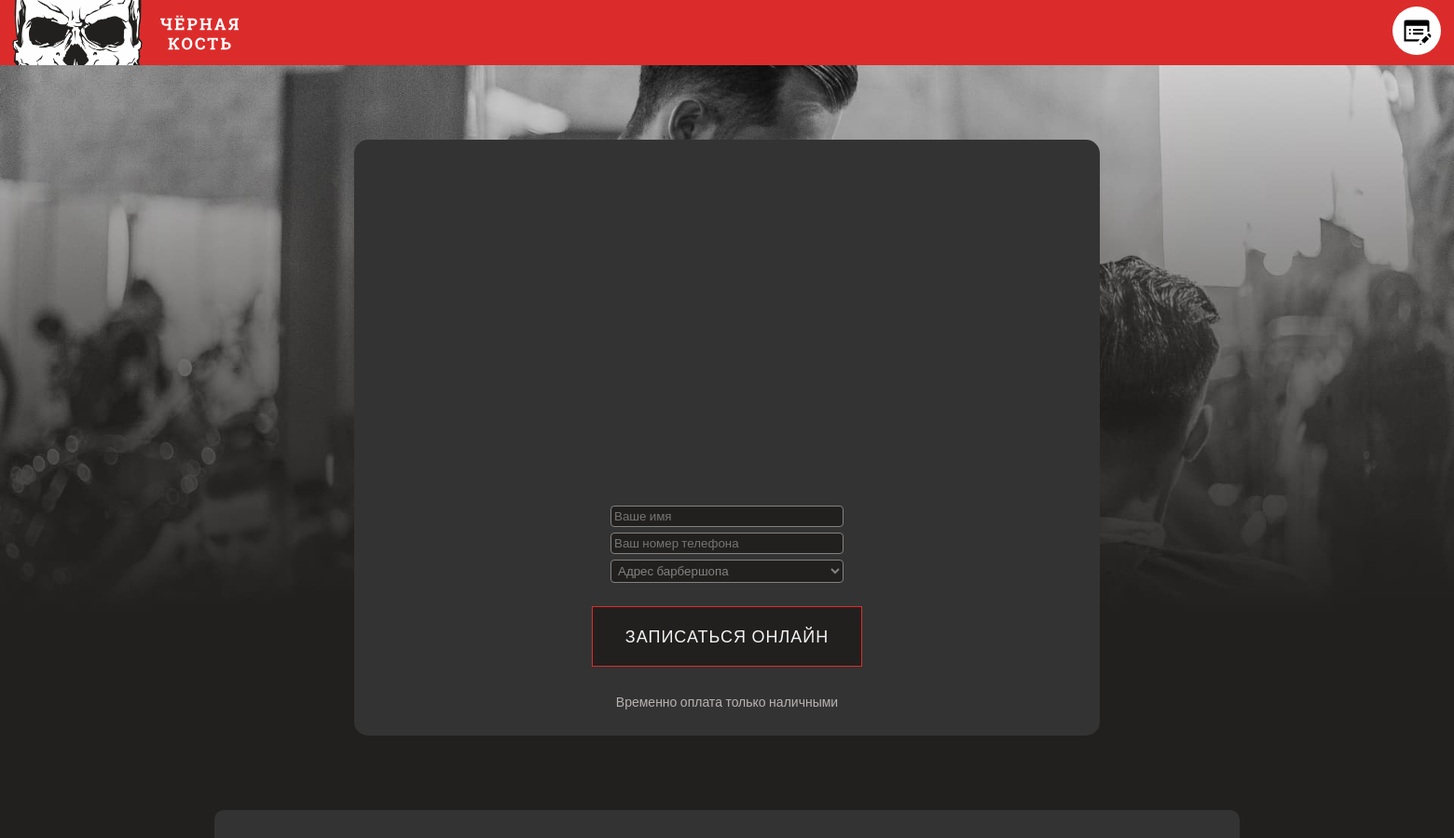
Before: / (upper part) with the older database file.
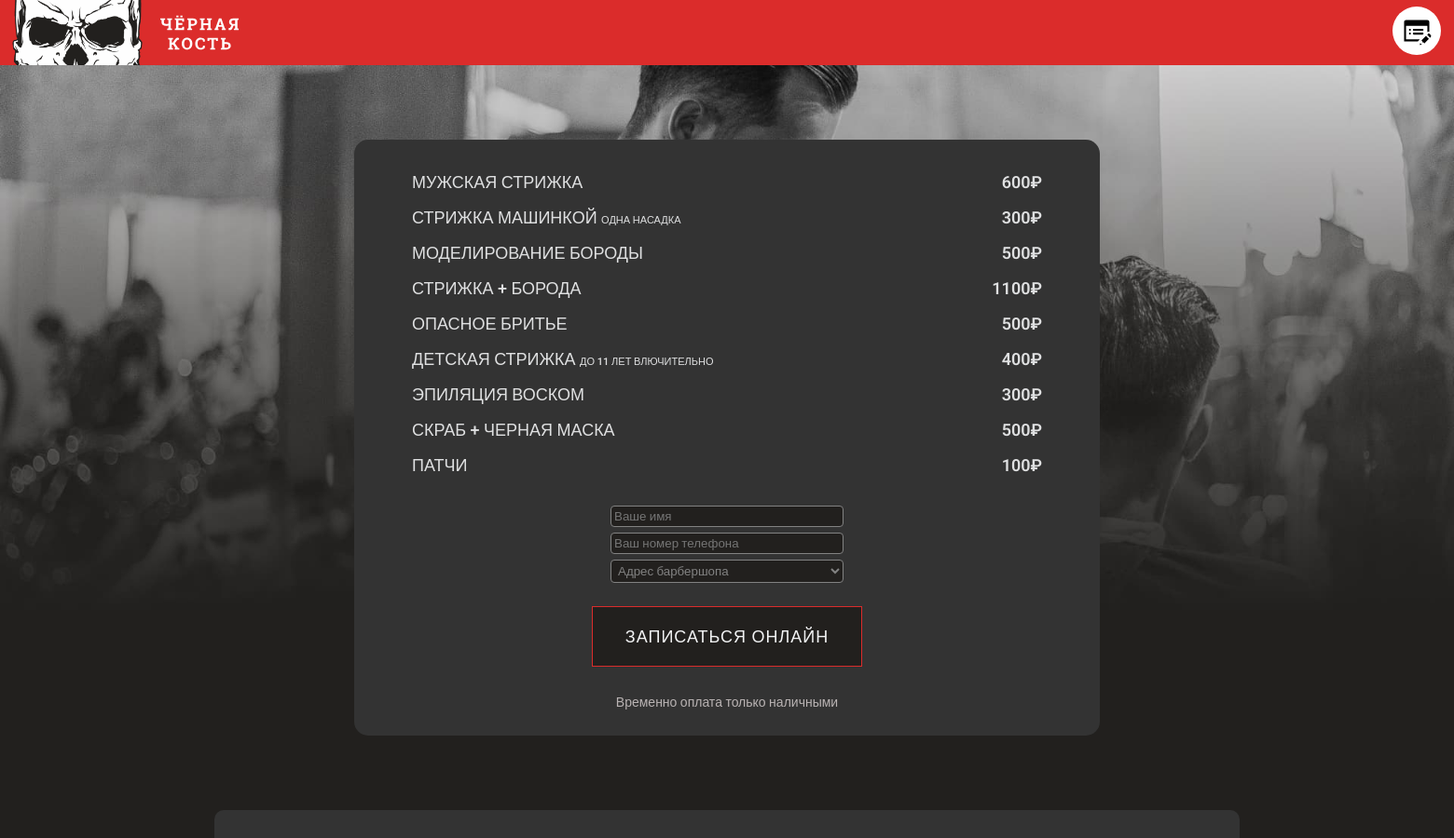
After: the same page with the newer database file.
### mainapp/models.py (models this page shows)
class Services(models.Model):
    title = models.CharField(max_length=200, verbose_name='title')
    price = models.CharField(max_length=8, verbose_name='price')
    note = models.CharField(max_length=100, verbose_name='note', null=True)

### mainapp/views.py (the view, shortened to what this page needs)
# urls.py: path('', mainpage, name='main'),
def mainpage(request):
    services = Services.objects.all()
    form = AppointmentForm()
    context = {
        'services': services,
        'form': form,
    }
    return render(request, 'mainapp/index.html', context=context)

### mainapp/forms.py
class AppointmentForm(forms.Form):
    name = forms.CharField(min_length=2, label="Ваше имя",
                           widget=forms.TextInput(attrs={'placeholder': 'Ваше имя', 'class': 'formline'}))
    number = forms.CharField(min_length=10, label="Номер телефона",
                             widget=forms.TextInput(attrs={'placeholder': 'Ваш номер телефона', 'class': 'formline'}))
    branch = forms.ModelChoiceField(queryset=OfficeBranch.objects.all(), empty_label="Адрес барбершопа",
                                    widget=forms.Select(attrs={'class': 'formline'}))

### mainapp/templates/mainapp/index.html (shortened to what this page needs)
{% load static %}
<!DOCTYPE html>
<html lang="en">
  <head>
    <link rel="stylesheet" href="{% static 'mainapp/css/gallery.css' %}"/>
    <link rel="stylesheet" href="{% static 'mainapp/css/main.css' %}"/>
    <link rel="stylesheet" href="{% static 'mainapp/css/address.css' %}"/>
  </head>
  <body>
    <header class="header">
      <div class="header_container">
        <div class="header_img">
          <img src="{% static 'mainapp/images/black_bone_logo_skull.png' %}" alt="" />
          <img src="{% static 'mainapp/images/black_bone_sign.svg' %}" alt="" />
        </div>
        <div class="header_appointment">
          <a href="http://google.com">
            <img src="{% static 'mainapp/images/bone_call.svg' %}" class="img_scale" alt="" />
          </a>
        </div>
      </div>
    </header>
    <section id="main_content" class="main_content">
      <div class="pricelist_container">
        <table class="pricelist_table">
          <tbody>
          {% for s in services %}
              {% if s.note %}
                  <tr>
              <td>{{ s.title }} <small>{{ s.note }}</small></td>
              <td>{{ s.price }}</td>
            </tr>
              {% else %}
            <tr>
              <td>{{ s.title }}</td>
              <td>{{ s.price }}</td>
            </tr>
              {% endif %}
          {% endfor %}
          </tbody>
        </table>
        <form align='center' action="" method="post" class="formappointment">
          <p> {{ form.name}}</p>
          <p> {{ form.number}}</p>
          <p> {{ form.branch}}</p>
          <div><input type="submit" value='Записаться Онлайн' class="btn pricelist_btn"/></div>
        </form>
        <div align='center'><p>Временно оплата только наличными</p></div>
      </div>
    </section>
    <section class="telegram_section">
      <div class="telegram_container">
      </div>
    </section>
  </body>
</html>

### mainapp/static/mainapp/css/main.css (style rules this page uses)
:root { --main-color: #db2c2b; --background-color: #22201e; }
* { padding: 0; margin: 0; box-sizing: border-box; font-family: "Roboto", sans-serif; color: #f2f3f4; }
a { text-decoration: none; }
header { box-shadow: #333; position: sticky; top: 0; z-index: 100; }
small { font-size: 11px; }
.header_container { position: sticky; background-color: var(--main-color); display: flex; justify-content: space-between; height: 70px; }
.header_appointment { display: flex; height: 100%; width: 60px; align-items: center; justify-content: center; margin-right: 10px; }
.header_appointment .img_scale { transform: scale(1.3); }
.header_appointment a { transition: transform 500ms ease; }
.header_img { display: flex; }
.header_img img:nth-child(2) { scale: 0.55; margin-left: -30px; }
.main_content { width: 100%; background: url(../images/bone_hero_img.jpg) no-repeat; background-position: top center; background-size: contain; background-color: #22201e; display: flex; flex-direction: column; align-items: center; }
.pricelist_container { max-width: 800px; display: grid; align-items: center; background-color: #333; margin-top: 10vh; margin-bottom: 10vh; width: 80%; height: 80vh; border-radius: 15px; }
.btn { background-color: #22201e; color: #f2f3f4; width: 290px; height: 65px; letter-spacing: 1px; border: #db2c2b solid 1px; font-weight: 500; font-size: 18px; text-transform: uppercase; margin: auto; transition: transform 500ms ease; cursor: pointer; }
.pricelist_table { margin: 10px 60px 0px 60px; height: 43vh; text-transform: uppercase; font-size: 18px; position: relative; top: 10px; opacity: 0.9; line-height: 1.2; font-weight: 500; }
.pricelist_table tr td { text-align: left; }
.pricelist_table tr td:nth-child(2) { text-align: right; font-weight: 600; font-size: 18px; }
.pricelist_container p { margin: 0px auto; position: relative; top: -22px; font-size: 14px; color: rgba(219, 211, 211, 0.8); }
.telegram_section { background-color: var(--background-color); }
.telegram_container { max-width: 1100px; margin: auto; display: grid; width: 80%; height: 400px; grid-template-rows: 1fr 1fr; justify-content: center; align-items: center; background-color: #333; border-radius: 10px; }
.formline { width: 250px; padding: 3px 3px; margin: 3px 0; background-color: #22201e; color: #828282; border: 1px solid #828282; border-radius: 4px }
.formappointment { margin: 40px; }

Changed rows visible on the page:
added Services: title "МУЖСКАЯ СТРИЖКА", price "600₽"
added Services: title "СТРИЖКА МАШИНКОЙ", note "ОДНА НАСАДКА", price "300₽"
added Services: title "МОДЕЛИРОВАНИЕ БОРОДЫ", price "500₽"
added Services: title "СТРИЖКА + БОРОДА", price "1100₽"
added Services: title "ОПАСНОЕ БРИТЬЕ", price "500₽"
added Services: title "ДЕТСКАЯ СТРИЖКА", note "ДО 11 ЛЕТ ВЛЮЧИТЕЛЬНО", price "400₽"
added Services: title "ЭПИЛЯЦИЯ ВОСКОМ", price "300₽"
added Services: title "СКРАБ + ЧЕРНАЯ МАСКА", price "500₽"
added Services: title "ПАТЧИ", price "100₽"
